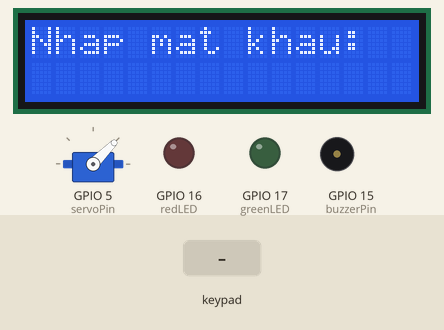
Simulated run of this sketch. Board: ESP32. On the bench: 16×2 character LCD, servo, output pins drawn as LEDs (lit = HIGH), buzzer (waves = sounding). Wiring (from diagram.json): servo: signal GPIO 5. The test bench sets the inputs (shaded band). WiFi joins after 1.5 s; servers stay silent unless stated; servo pulses on a pin are drawn as a servo (544–2400 µs = 0–180°); pins used as bus, display or sensor lines are not drawn; what the sketch prints to the serial monitor is not drawn.

Above: at 2.7 s.
2.8 s: keypad keys 1 2 3 4 # pressed 0.4 s apart
At 5.4 s:
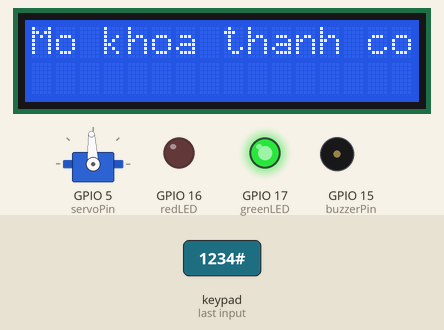
7.8 s: key 'A' pressed
At 8.8 s:
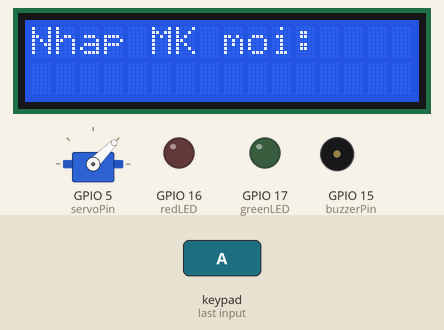
9.3 s: keypad keys 1 3 1 2 1 4 2 7 # pressed 0.4 s apart
At 13.4 s:
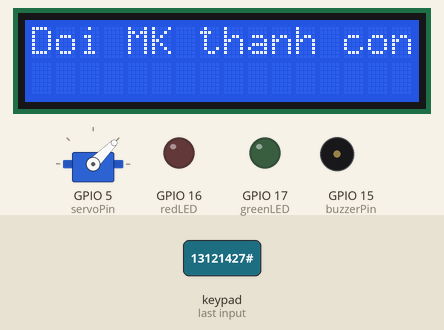
14.4 s: key 'B' pressed
At 15.1 s:
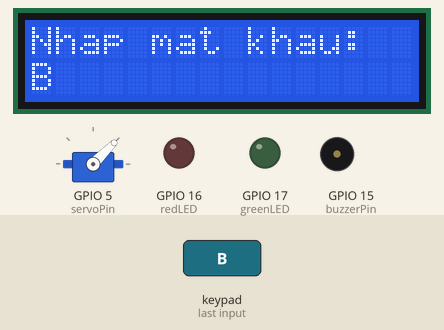
15.9 s: key 'C' pressed
At 16.2 s:
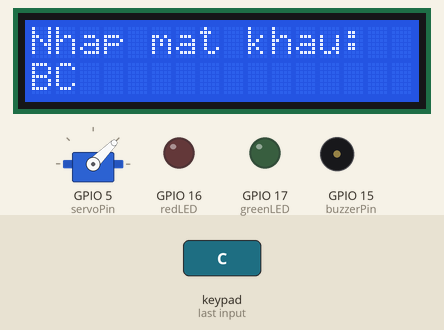
17.4 s: keypad keys 2 6 2 5 3 3 3 2 # pressed 0.4 s apart
At 21.2 s:
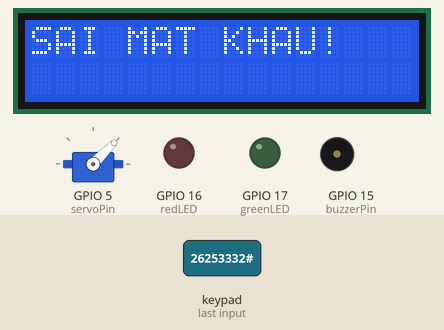
Timing chart, 0 to 22.7 s (numbered marks = the images above; inputs shaded):
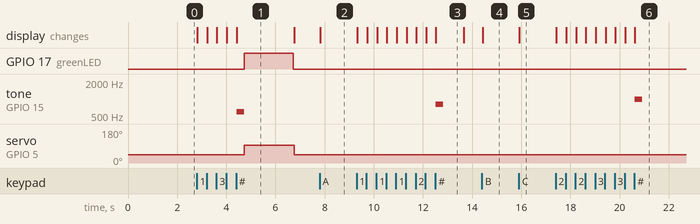

The sketch:

sketch.ino
```cpp
#include <Arduino.h>
#include <Wire.h>
#include <LiquidCrystal_I2C.h>
#include <Keypad.h>
#include <WiFi.h>
#include <WebServer.h>

// ================= LCD =================
LiquidCrystal_I2C lcd(0x27, 16, 2);

// ================= KEY PAD =================
const byte ROWS = 4;
const byte COLS = 4;
char keys[ROWS][COLS] = {
  {'1','2','3','A'},
  {'4','5','6','B'},
  {'7','8','9','C'},
  {'*','0','#','D'}
};
byte rowPins[ROWS] = {13, 12, 14, 27};
byte colPins[COLS] = {26, 25, 33, 32};
Keypad keypad = Keypad(makeKeymap(keys), rowPins, colPins, ROWS, COLS);

// ================= PINOUT =================
const int servoPin = 5;
const int buzzerPin = 15;
const int greenLED = 17;
const int redLED = 16;

// ================= Servo control =================
const unsigned long servoPeriodUs = 20000UL;
volatile int targetAngle = 0; // 0..180
unsigned long lastPulseMicros = 0;

// ================= Password Logic =================
String password = "1234";
String input = "";
bool changingPassword = false;
unsigned long unlockTime = 0;
const unsigned long changeWindow = 5000UL;

// ================= Security Lock =================
int failedAttempts = 0;
bool systemLocked = false;
unsigned long lockStartTime = 0;
const unsigned long lockDuration = 180000UL;

// ================= Door State =================
unsigned long openUntil = 0;

// ================= Web Server + Logs =================
WebServer server(80);
String logs[20];
int logIndex = 0;

void addLog(String msg) {
  logs[logIndex] = msg;
  logIndex = (logIndex + 1) % 20;
}

// ================= WiFi =================
const char* ssid = "Wokwi-GUEST";
const char* passwordWifi = "";

// ================= Servo Functions =================
uint16_t angleToPulseUs(int angle) {
  return map(constrain(angle, 0, 180), 0, 180, 1000, 2000);
}

void servoTick() {
  unsigned long now = micros();
  if (now - lastPulseMicros >= servoPeriodUs) {
    lastPulseMicros = now;
    uint16_t pw = angleToPulseUs(targetAngle);
    digitalWrite(servoPin, HIGH);
    delayMicroseconds(pw);
    digitalWrite(servoPin, LOW);
  }
}

// ================= Buzzer =================
void buzzerBeep(int freq, int duration_ms) {
  if (freq <= 0) { noTone(buzzerPin); return; }
  tone(buzzerPin, freq);
  delay(duration_ms);
  noTone(buzzerPin);
}

// ================= LCD =================
void showInputOnLCD() {
  lcd.setCursor(0, 1);
  lcd.print("                ");
  lcd.setCursor(0, 1);
  if (changingPassword) lcd.print("New:");
  lcd.print(input);
}

void enterIdleDisplay() {
  lcd.clear();
  lcd.setCursor(0,0);
  lcd.print("Nhap mat khau:");
  lcd.setCursor(0,1);
  lcd.print("                ");
}

void showLockedMessage() {
  lcd.clear();
  lcd.setCursor(0,0);
  lcd.print("HE THONG BI KHOA!");
  lcd.setCursor(0,1);
  lcd.print("Cho 3 phut...");
}

// ================= HTML Giao diện Web =================
String htmlPage() {
  String page = "<html><head><meta charset='UTF-8'><title>Cửa thông minh</title></head><body>";

  page += "<h2>Trạng thái cửa: <b>";
  page += (targetAngle == 90) ? "ĐANG MỞ" : "ĐANG ĐÓNG";
  page += "</b></h2>";

  page += "<h3>Mở cửa</h3>";
  page += "<form action='/open'><button>MỞ CỬA</button></form>";

  page += "<h3>Đổi mật khẩu</h3>";
  page += "<form action='/change' method='POST'>";
  page += "Mật khẩu mới: <input name='newpw'><br><br>";
  page += "<button>Đổi</button></form>";

  page += "<h3>Lịch sử mở cửa</h3><ul>";
  for (int i = 0; i < 20; i++)
    if (logs[i].length() > 0) page += "<li>" + logs[i] + "</li>";
  page += "</ul>";

  page += "</body></html>";
  return page;
}

void handleRoot() {
  server.send(200, "text/html", htmlPage());
}

void handleOpenDoor() {
  targetAngle = 90;
  openUntil = millis() + 2000;
  addLog("Door opened from Web");
  server.send(200, "text/html", htmlPage());
}

void handleChangePassword() {
  if (!server.hasArg("newpw")) {
    server.send(400, "text/plain", "Thieu tham so newpw!");
    return;
  }
  String newpw = server.arg("newpw");
  if (newpw.length() < 4 || newpw.length() > 12) {
    server.send(200, "text/html", "MK khong hop le!");
    return;
  }
  password = newpw;
  addLog("Password changed from Web");
  server.send(200, "text/html", "Doi MK thanh cong!<br><a href='/'>Back</a>");
}

// ================= Process Submit =================
void processSubmit() {
  if (systemLocked) {
    showLockedMessage();
    return;
  }

  if (changingPassword) {
    if (input.length() >= 4 && input.length() <= 12) {
      password = input;
      lcd.clear(); lcd.setCursor(0,0); lcd.print("Doi MK thanh cong");
      buzzerBeep(800, 300);
      addLog("Password changed via Keypad");
    } else {
      lcd.clear(); lcd.setCursor(0,0); lcd.print("MK ko hop le");
      buzzerBeep(1000, 300);
    }
    delay(800);
    changingPassword = false;
    input = "";
    enterIdleDisplay();
    return;
  }

  // Check password
  if (input == password) {
    failedAttempts = 0;
    lcd.clear(); lcd.setCursor(0,0); lcd.print("Mo khoa thanh cong!");
    buzzerBeep(600, 300);
    digitalWrite(greenLED, HIGH);
    targetAngle = 90;
    openUntil = millis() + 2000;
    unlockTime = millis();
    addLog("Door opened via Keypad");
  } else {
    failedAttempts++;
    lcd.clear(); lcd.print("SAI MAT KHAU!");
    buzzerBeep(1000, 300);

    if (failedAttempts >= 5) {
      systemLocked = true;
      lockStartTime = millis();
      showLockedMessage();
      addLog("SYSTEM LOCKED!");
    }
  }
  input = "";
}

// ================= SETUP =================
void setup() {
  Serial.begin(115200);
  Wire.begin(21,22);
  lcd.init();
  lcd.backlight();

  pinMode(greenLED, OUTPUT);
  pinMode(redLED, OUTPUT);
  pinMode(buzzerPin, OUTPUT);
  pinMode(servoPin, OUTPUT);

  enterIdleDisplay();

  // ====== WiFi ======
  WiFi.begin(ssid, passwordWifi);
  Serial.print("Connecting");
  while (WiFi.status() != WL_CONNECTED) { delay(300); Serial.print("."); }
  Serial.println("\nWiFi Connected!");
  Serial.println(WiFi.localIP());

  // ====== Web Server ======
  server.on("/", handleRoot);
  server.on("/open", handleOpenDoor);
  server.on("/change", handleChangePassword);
  server.begin();
  Serial.println("Web server started");
}

// ================= LOOP =================
void loop() {
  servoTick();
  server.handleClient();

  if (systemLocked && millis() - lockStartTime >= lockDuration) {
    systemLocked = false;
    failedAttempts = 0;
    addLog("SYSTEM UNLOCKED");
    enterIdleDisplay();
  }

  if (openUntil && millis() >= openUntil) {
    targetAngle = 0;
    digitalWrite(greenLED, LOW);
    openUntil = 0;
    enterIdleDisplay();
  }

  char key = keypad.getKey();
  if (!key) return;

  if (key == '#') { processSubmit(); return; }
  if (key == '*') { input = ""; enterIdleDisplay(); return; }
  if (key == 'D') { if (input.length()) input.remove(input.length()-1); showInputOnLCD(); return; }
  if (key == 'A') {
    if (millis() - unlockTime <= changeWindow) {
      changingPassword = true;
      input = "";
      lcd.clear(); lcd.print("Nhap MK moi:");
    }
    return;
  }

  if (input.length() < 12) input += key;
  showInputOnLCD();
}
```

Measured:
- after the input at 2.8 s, GPIO 17 (greenLED): LOW → HIGH after 1.9 s, → LOW 2.0 s later; tone on GPIO 15 (buzzerPin): silent → 600 Hz after 1.6 s, → silent 0.30 s later; servo on GPIO 5 (servoPin): 45° → 93° after 1.9 s, → 45° 2.0 s later; the display: first changes at once (image 1 shows a later state)
- after the input at 7.8 s, the display: changes at once (image 2)
- after the input at 9.3 s, tone on GPIO 15 (buzzerPin): silent → 800 Hz after 3.2 s, → silent 0.30 s later; the display: first changes at once (image 3 shows a later state)
- after the input at 14.4 s, the display: changes at once (image 4)
- after the input at 15.9 s, the display: changes at once (image 5)
- after the input at 17.4 s, tone on GPIO 15 (buzzerPin): silent → 1000 Hz after 3.2 s, → silent 0.30 s later; the display: first changes at once (image 6 shows a later state)
- what the display in image 1 shows lasts 2.4 s, from 4.4 s to 6.8 s
